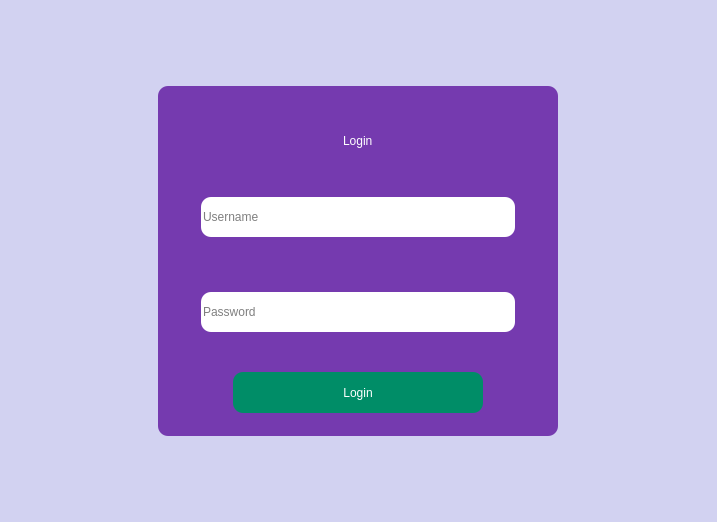
<?xml version="1.0" encoding="UTF-8"?>
<ui version="4.0">
 <class>Dialog</class>
 <widget class="QDialog" name="Dialog">
  <property name="geometry">
   <rect>
    <x>0</x>
    <y>0</y>
    <width>717</width>
    <height>522</height>
   </rect>
  </property>
  <property name="windowTitle">
   <string>Dialog</string>
  </property>
  <property name="styleSheet">
   <string notr="true">background-color: rgb(210, 210, 241);
border-radius: 10px;</string>
  </property>
  <layout class="QGridLayout" name="gridLayout">
   <item row="0" column="0">
    <widget class="QWidget" name="widget" native="true">
     <property name="minimumSize">
      <size>
       <width>400</width>
       <height>320</height>
      </size>
     </property>
     <property name="maximumSize">
      <size>
       <width>400</width>
       <height>350</height>
      </size>
     </property>
     <property name="styleSheet">
      <string notr="true">background-color: rgb(117, 58, 175);</string>
     </property>
     <layout class="QVBoxLayout" name="verticalLayout">
      <property name="leftMargin">
       <number>25</number>
      </property>
      <property name="topMargin">
       <number>19</number>
      </property>
      <property name="rightMargin">
       <number>25</number>
      </property>
      <property name="bottomMargin">
       <number>14</number>
      </property>
      <item>
       <widget class="QWidget" name="widget_2" native="true">
        <layout class="QVBoxLayout" name="verticalLayout_2">
         <property name="leftMargin">
          <number>0</number>
         </property>
         <property name="topMargin">
          <number>0</number>
         </property>
         <property name="rightMargin">
          <number>0</number>
         </property>
         <property name="bottomMargin">
          <number>0</number>
         </property>
         <item>
          <widget class="QWidget" name="widget_6" native="true">
           <layout class="QVBoxLayout" name="verticalLayout_3">
            <property name="leftMargin">
             <number>0</number>
            </property>
            <property name="topMargin">
             <number>0</number>
            </property>
            <property name="rightMargin">
             <number>0</number>
            </property>
            <property name="bottomMargin">
             <number>0</number>
            </property>
            <item alignment="Qt::AlignHCenter">
             <widget class="QLabel" name="label">
              <property name="text">
               <string/>
              </property>
              <property name="pixmap">
               <pixmap>../icons/icons8-login-64.png</pixmap>
              </property>
             </widget>
            </item>
           </layout>
          </widget>
         </item>
         <item>
          <widget class="QWidget" name="widget_7" native="true">
           <layout class="QVBoxLayout" name="verticalLayout_4">
            <item alignment="Qt::AlignHCenter">
             <widget class="QLabel" name="label_2">
              <property name="styleSheet">
               <string notr="true">font: 81 16pt &quot;Open Sans ExtraBold&quot;;
color: rgb(255, 255, 255);</string>
              </property>
              <property name="text">
               <string>Login</string>
              </property>
             </widget>
            </item>
           </layout>
          </widget>
         </item>
        </layout>
       </widget>
      </item>
      <item>
       <widget class="QWidget" name="widget_4" native="true">
        <layout class="QVBoxLayout" name="verticalLayout_5">
         <item>
          <widget class="QWidget" name="widget_8" native="true">
           <layout class="QVBoxLayout" name="verticalLayout_6">
            <property name="topMargin">
             <number>0</number>
            </property>
            <property name="bottomMargin">
             <number>0</number>
            </property>
            <item>
             <widget class="QLineEdit" name="name">
              <property name="sizePolicy">
               <sizepolicy hsizetype="Expanding" vsizetype="Expanding">
                <horstretch>0</horstretch>
                <verstretch>0</verstretch>
               </sizepolicy>
              </property>
              <property name="maximumSize">
               <size>
                <width>16777215</width>
                <height>40</height>
               </size>
              </property>
              <property name="styleSheet">
               <string notr="true">background-color: rgb(255, 255, 255);
font: 81 12pt &quot;Open Sans ExtraBold&quot;;</string>
              </property>
              <property name="placeholderText">
               <string>Username</string>
              </property>
             </widget>
            </item>
           </layout>
          </widget>
         </item>
         <item>
          <widget class="QWidget" name="widget_9" native="true">
           <layout class="QVBoxLayout" name="verticalLayout_7">
            <property name="topMargin">
             <number>0</number>
            </property>
            <property name="bottomMargin">
             <number>0</number>
            </property>
            <item>
             <widget class="QLineEdit" name="password">
              <property name="sizePolicy">
               <sizepolicy hsizetype="Expanding" vsizetype="Expanding">
                <horstretch>0</horstretch>
                <verstretch>0</verstretch>
               </sizepolicy>
              </property>
              <property name="maximumSize">
               <size>
                <width>16777215</width>
                <height>40</height>
               </size>
              </property>
              <property name="acceptDrops">
               <bool>false</bool>
              </property>
              <property name="autoFillBackground">
               <bool>false</bool>
              </property>
              <property name="styleSheet">
               <string notr="true">background-color: rgb(255, 255, 255);
font: 81 12pt &quot;Open Sans ExtraBold&quot;;</string>
              </property>
              <property name="inputMethodHints">
               <set>Qt::ImhHiddenText|Qt::ImhNoAutoUppercase|Qt::ImhNoPredictiveText|Qt::ImhSensitiveData</set>
              </property>
              <property name="inputMask">
               <string/>
              </property>
              <property name="echoMode">
               <enum>QLineEdit::Password</enum>
              </property>
              <property name="placeholderText">
               <string>Password</string>
              </property>
             </widget>
            </item>
           </layout>
          </widget>
         </item>
        </layout>
       </widget>
      </item>
      <item>
       <widget class="QWidget" name="widget_5" native="true">
        <property name="maximumSize">
         <size>
          <width>16777215</width>
          <height>50</height>
         </size>
        </property>
        <layout class="QVBoxLayout" name="verticalLayout_8">
         <property name="leftMargin">
          <number>50</number>
         </property>
         <property name="topMargin">
          <number>0</number>
         </property>
         <property name="rightMargin">
          <number>50</number>
         </property>
         <property name="bottomMargin">
          <number>9</number>
         </property>
         <item>
          <widget class="QPushButton" name="loginbtn">
           <property name="sizePolicy">
            <sizepolicy hsizetype="Minimum" vsizetype="Expanding">
             <horstretch>0</horstretch>
             <verstretch>0</verstretch>
            </sizepolicy>
           </property>
           <property name="styleSheet">
            <string notr="true">background-color: rgb(0, 141, 103);
font: 81 12pt &quot;Open Sans Extrabold&quot;;
color: rgb(255, 255, 255);</string>
           </property>
           <property name="text">
            <string>Login</string>
           </property>
          </widget>
         </item>
        </layout>
       </widget>
      </item>
     </layout>
    </widget>
   </item>
  </layout>
 </widget>
 <resources>
  <include location="../resources.qrc"/>
 </resources>
 <connections/>
</ui>
